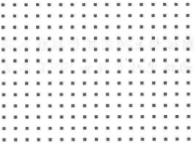
%> input picture Tire_tread_defect_detection1/matlab_work1/tuxiangjiaozheng/原图.png, 195 x 143 px
$ octave --eval "result = calculate_zhixin(imread('原图.png'));"   (GNU Octave 9; MATLAB toolbox functions it lacks are replaced by stand-ins)
%> lines starting %> are read from the running program, lines starting %| are printed output that depends on the picture
%%%%%%质心求取程序

%
function [plot_x,plot_y]=calculate_zhixin(I)
 I=imread('原图.png');%读取原图像
figure(1);imshow(I);%显示原图像

I_gray=rgb2gray(I);%原图像变为灰度图像


I=imcomplement(I_gray);
T=imtophat(I,strel('disk',10));
I_bw=~im2bw(T,graythresh(T));
figure(2),imshow(I_bw)


%level=graythresh(I_gray);%计算图像I_gray的全局阈值，level为标准化灰度值，其范围为[0 1]
[height,width]=size(I_gray);%计算灰度图像的长宽
%I_bw=im2bw(I_gray,level);%im2bw使用阈值level将灰度图像转换为二值图像．
%figure(2);imshow(I_bw);%显示二值图像（背景为白色）


for i=1:height %%循环中进行反色
    for j=1:width
        if I_bw(i,j)==1
            I_bw(i,j)=0;
        else I_bw(i,j)=1;
        end
    end
end
figure(3);imshow(I_bw);%显示取反后的二值图像（背景为黑色）


[L,num]=bwlabel(I_bw,8);%bwlabel标注二值图像I_bw中的目标物体，返回标识矩阵Ｌ和I_bw中目标物体的数量num，８表示连通数．
plot_x=zeros(num,1);%%zeros(m,n)产生m×n的全0矩阵．用于记录质心位置的横坐标
plot_y=zeros(num,1);%zeros(m,n)产生m×n的全0矩阵．用于记录质心位置的纵坐标

for k=1:num  %%num个区域依次统计质心位置
    sum_x=0;    sum_y=0;    area=0; %初始化
    for i=1:height
        for j=1:width
            if L(i,j)==k
                sum_x=sum_x+i;  %计算第Ｋ区域的横坐标总和
                sum_y=sum_y+j;  %计算第Ｋ区域的纵坐标总和
                area=area+1;    %计算第Ｋ区域的由多少个坐标点表示
            end
        end
    end
    plot_x(k)=fix(sum_x/area);  %计算第Ｋ区域的质心横坐标
    plot_y(k)=fix(sum_y/area);%计算第Ｋ区域的质心纵坐标
end

figure(4);imshow(I_bw);%显示取反后的二值图像（背景为黑色）,并在图上标注质心点位置
for i=1:num
    hold  on
    plot(plot_y(i) ,plot_x(i), '*')
end
zhixin=[plot_x,plot_y];
end
%> in calculate_zhixin, I is the input picture: size 143x195x3 uint8; min 77, max 255, mean 240.1
%> in calculate_zhixin, `I=imcomplement(I_gray);`:
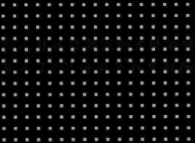
%> I: size 143x195 uint8; min 0, max 178, mean 14.9
%> in calculate_zhixin, `I_bw=~im2bw(T,graythresh(T));`:
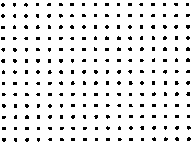
%> I_bw: size 143x195 logical; 91% white; black in thin lines or dots
%> after the loop in calculate_zhixin, `for i=1:height`: I_bw: size 143x195 logical; 9% white in thin lines or dots
%> in calculate_zhixin, `[L,num]=bwlabel(I_bw,8);`:
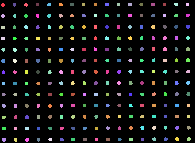
%> L: size 143x195 double; 222 distinct labels, from 0 to 221; one colour per label, 0 black
%> in calculate_zhixin, `[L,num]=bwlabel(I_bw,8);`: num = 221
%> after the loop in calculate_zhixin, `for k=1:num`: plot_x = 221 values, max 140 at index 13, min 4 at index 196, mean 72.12; plot_y = 221 values, max 189 at index 218, min 3 at index 1, mean 95.95
%> in calculate_zhixin, `zhixin=[plot_x,plot_y];`: zhixin = 221 rows, first 12: [5 3; 16 3; 28 3; 39 3; 50 3; 61 3; 72 4; 84 4; 95 4; 106 4; 117 4; 129 4]
%> `result = calculate_zhixin(imread('原图.png'));`:
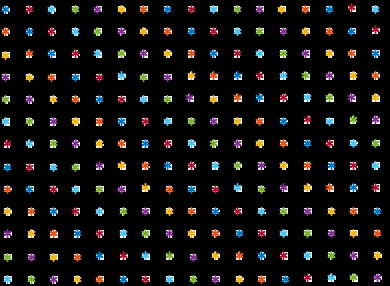
%> figure redrawn from the program's plot data; shown 2 times larger
%> `result = calculate_zhixin(imread('原图.png'));`: result has the same summary as plot_x in calculate_zhixin
